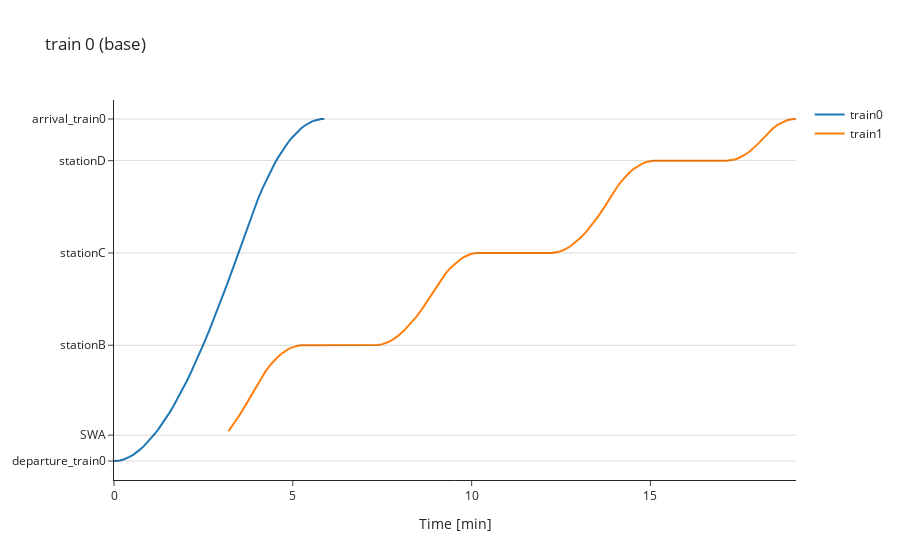

Source (notebook cell):
### Code cell
sim.space_time_chart_plotly(0)
